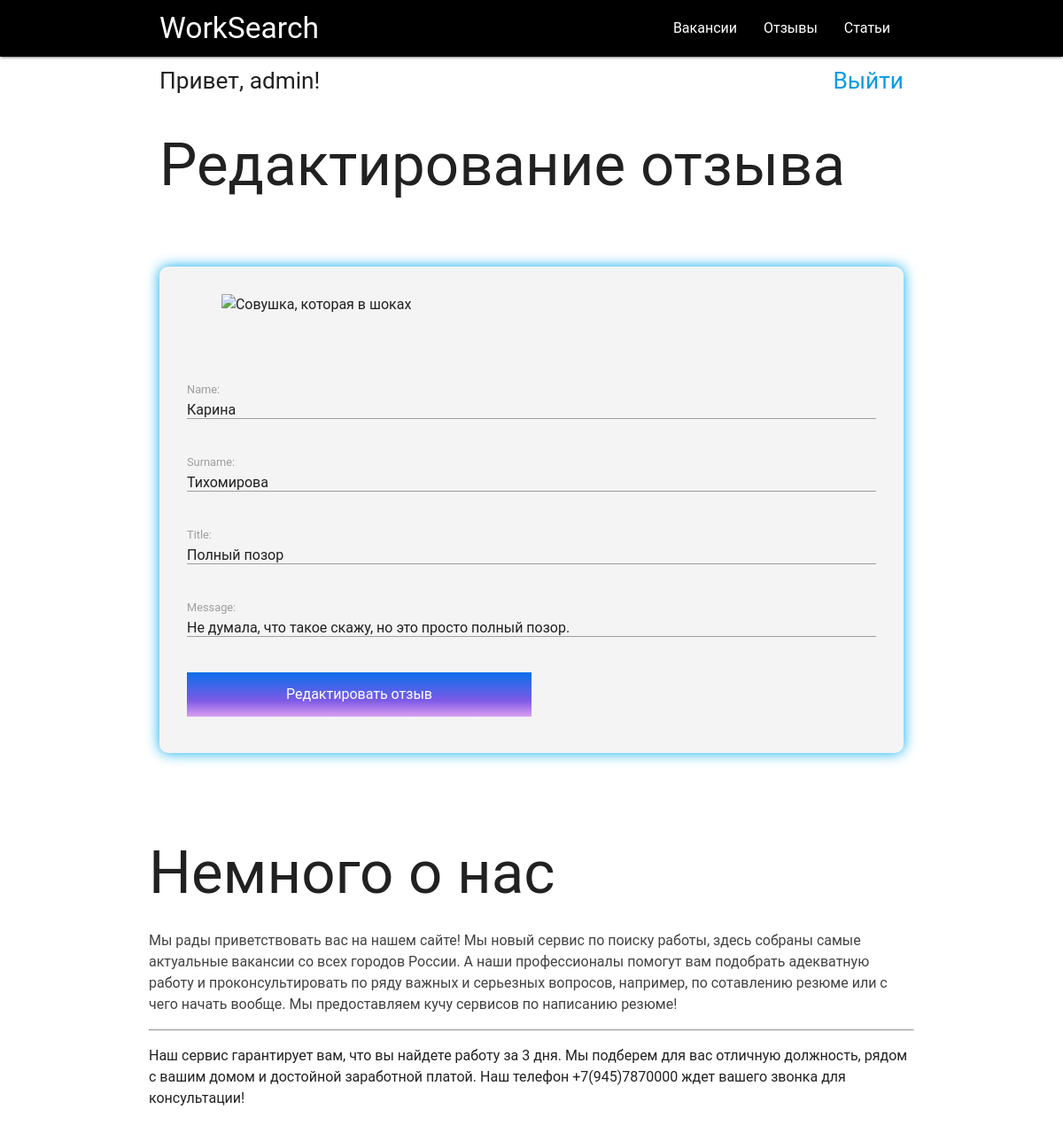
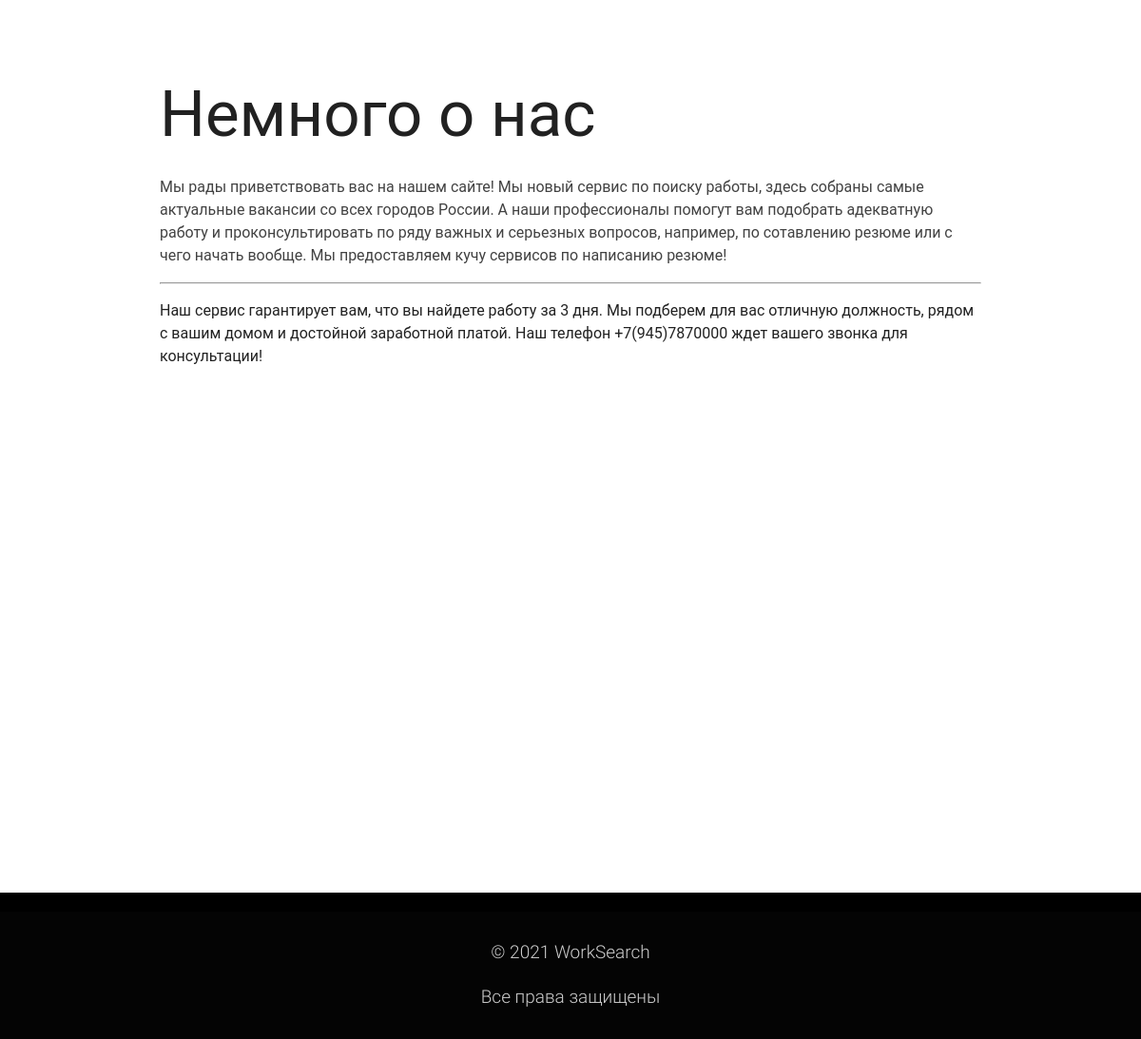
/reviews/8/update (signed in), run on the app's committed database (2 pictures, top to bottom).
### main/models.py (models this page shows, shortened)
class Reviews_about_service(models.Model):
    id_review = models.AutoField(primary_key=True)
    name = models.CharField('Имя пользователя', max_length=55)
    surname = models.CharField('Фамилия пользователя', max_length=155)
    title = models.CharField('Заголовок отзыва', max_length=255)
    message = models.TextField('Сообщение')
    class Meta:
        verbose_name = "Отзыв о сервисе"
        verbose_name_plural = "Отзывы о сервисе"

### main/views.py (the view)
# urls.py: path('reviews/<id_review>/update', views.update_view, name='review_update'),
def update_view(request, id_review):
    context ={}
    obj = get_object_or_404(Reviews_about_service, id_review=id_review)
    form = ReviewForm(request.POST or None, instance=obj)
    if form.is_valid():
        instance = form.save(commit=False)
        instance.save()
        form.save()
        return HttpResponseRedirect("/reviews")
    context["form"] = form
    return render(request, "main/update_review.html", context)

### main/forms.py
class ReviewForm(forms.ModelForm):
    name = forms.CharField(required=True)
    surname = forms.CharField(required=True)
    title = forms.CharField(required=True)
    message = forms.CharField(required=True)
    class Meta:
        model = Reviews_about_service
        fields = [
            "name",
            "surname",
            "title",
            "message"
        ]

### main/templates/main/update_review.html (shortened to what this page needs)
{% extends 'main/base.html' %}
{% load static %}
{% block title %}
<h1>Редактирование отзыва</h1>
{% endblock %}
{% block adreviews %}
<div class="form">
    <div class="form__image_left">
        <img src="https://sun6-20.userapi.com/s/v1/ig2/I7miNcrwu6-74HJJk-ZMgb8Httu1h8VqSxIFBrJ9LictI99NCWBc_-G3HZSaO4ScPQ9BdLZPphrc-ykN6R4mwUVx.jpg?size=400x0&quality=96&crop=0,237,606,606&ava=1" alt="Совушка, которая в шоках">
    </div>
<form class="form__content" method="POST" enctype="multipart/form-data" role="form">
    {{ form.as_p }}
    <button class="form__button" type="submit" name="button" value="Отправить заявку" role="button">Редактировать отзыв</button>
</form>
</div>
<div class="section white">
        <div class="row">
            <h1 class="header">Немного о нас</h1>
            <p class="grey-text text-darken-3 lighten-3">
                Мы рады приветствовать вас на нашем сайте! Мы новый сервис по поиску работы, здесь собраны самые актуальные вакансии со всех городов России. А наши профессионалы помогут вам подобрать адекватную работу и проконсультировать по ряду важных и серьезных вопросов, например, по сотавлению резюме или с чего начать вообще.
                Мы предоставляем кучу сервисов по написанию резюме!
            </p>
             <hr>
            <p>
                Наш сервис гарантирует вам, что вы найдете работу за 3 дня. Мы подберем для вас отличную должность, рядом с вашим домом и достойной заработной платой.
                Наш телефон +7(945)7870000 ждет вашего звонка для консультации!
            </p>
        </div>
</div>
{% endblock %}

### main/templates/main/base.html (shortened to what this page needs)
{% load static %}
<!DOCTYPE html>
<html lang="ru">
    <head>
        <link rel="stylesheet" href="{% static 'materialize/css/materialize.min.css' %}">
        <link rel="stylesheet" href="{% static 'style1.css' %}">
        <link rel="stylesheet" href="{% static 'style3.css' %}">
    </head>
    <body>
        <header role="banner">
        <div class="navbar-fixed">
        <nav role="navigation">
            <div class="nav-wrapper">
                <div class="container">
                <a href="#" class="brand-logo">WorkSearch</a>
                <ul class="right hide-on-med-and-down">
                    <li><a href="{% url 'vacancies' %}" role="link">Вакансии</a></li>
                    <li><a href="{% url 'reviews' %}" role="link">Отзывы</a></li>
                    <li><a href="{% url 'arcticle' %}" role="link">Статьи</a></li>
                </ul>
            </div>
            </div>
        </nav>
    </div>
    </header>
    <main>
        <div class="container" role="main">
            <div class="container__login">
            {% if user.is_authenticated %}
                      <h5>Привет, {{ user.username }}!</h5>
                     <h5><a href="{% url 'logout' %}">Выйти</a></h5>
                     {% else %}
                     <h5>Вы не авторизованы!</h5>
                <div class="container__link-login">
                    <h5><a href="{% url 'login' %}" role="link">Войти / </a></h5>
                    <h5><a href="{% url 'signup' %}" role="link"> Зарегистрироваться</a></h5>
                </div>
                     {% endif %}
                </div>
            {% block title %}{% endblock %}
            {% block adreviews %}{% endblock %}
        </div>
        <div class="container">
        <div class="section white">
        <div class="row">
            <h1 class="header">Немного о нас</h1>
            <p class="grey-text text-darken-3 lighten-3">
                Мы рады приветствовать вас на нашем сайте! Мы новый сервис по поиску работы, здесь собраны самые актуальные вакансии со всех городов России. А наши профессионалы помогут вам подобрать адекватную работу и проконсультировать по ряду важных и серьезных вопросов, например, по сотавлению резюме или с чего начать вообще.
                Мы предоставляем кучу сервисов по написанию резюме!
            </p>
             <hr>
            <p>
                Наш сервис гарантирует вам, что вы найдете работу за 3 дня. Мы подберем для вас отличную должность, рядом с вашим домом и достойной заработной платой.
                Наш телефон +7(945)7870000 ждет вашего звонка для консультации!
            </p>
        </div>
</div>
        </div>
<div class="parallax-container">
        <div class="parallax">
        </div>
    </div>
    </main>
        <footer class="page-footer" role="contentinfo">
    <div class="footer-copyright">
        <div class="container">
            <div class="container__center">
               <p>© 2021 WorkSearch</p>
            </div>
            <p>Все права защищены</p>
        </div>
    </div>
  </footer>
    </body>
</html>

### main/static/style1.css (style rules this page uses)
body, html { font-family: "Roboto", sans-serif; font-size: 16px; margin: 0px; padding: 0px; }
nav { background-color: black; }
.page-footer, .footer-copyright { background-color: black; }
.page-footer .container__center > p, .footer-copyright .container__center > p { font-size: 19px; text-align: center; }
.page-footer .container__center + p, .footer-copyright .container__center + p { font-size: 19px; text-align: center; }

### main/static/style3.css (style rules this page uses)
.form { display: grid; grid-template-columns: repeat(auto-fit,minmax(400px,1fr)); grid-column-gap: 30px; grid-row-gap: 35px; padding: 20px; margin-top: 50px; margin-bottom: 50px; justify-content: center; background: rgba( 181, 182, 182, 0.15 ); box-shadow: 0 8px 32px 0 rgba( 31, 38, 135, 0.37 ); backdrop-filter: blur( 8.0px ); -webkit-backdrop-filter: blur( 8.0px ); border-radius: 10px; border: 1px solid rgba( 255, 255, 255, 0.18 ); }
.form__image_left { width: 90%; margin: 0 auto; }
.form__image_left img { width: 100%; }
.form__content { margin-top: 20px; }
.form__button { width: 50%; margin: 10px auto; height: 50px; color: white; border: none; background: linear-gradient(to top, rgba(219, 158, 240, 1) 0%, rgba(125, 90, 230, 1) 36%, rgba(9, 111, 235, 1) 100%); }
.footer-copyright p { font-size: 19px; }

### main/templates/main/base.html (style rules this page uses)
.form { padding: 30px; box-shadow: 0 0 15px rgb(5, 170, 235); }
.addreview, .container__login { display: flex; flex-direction: row; justify-content: space-between; }

### data on the page
Reviews_about_service: name "Карина", surname "Тихомирова", title "Полный позор", message "Не думала, что такое скажу, но это просто полный позор."

### other printed values
{{ user.username }} "admin"
